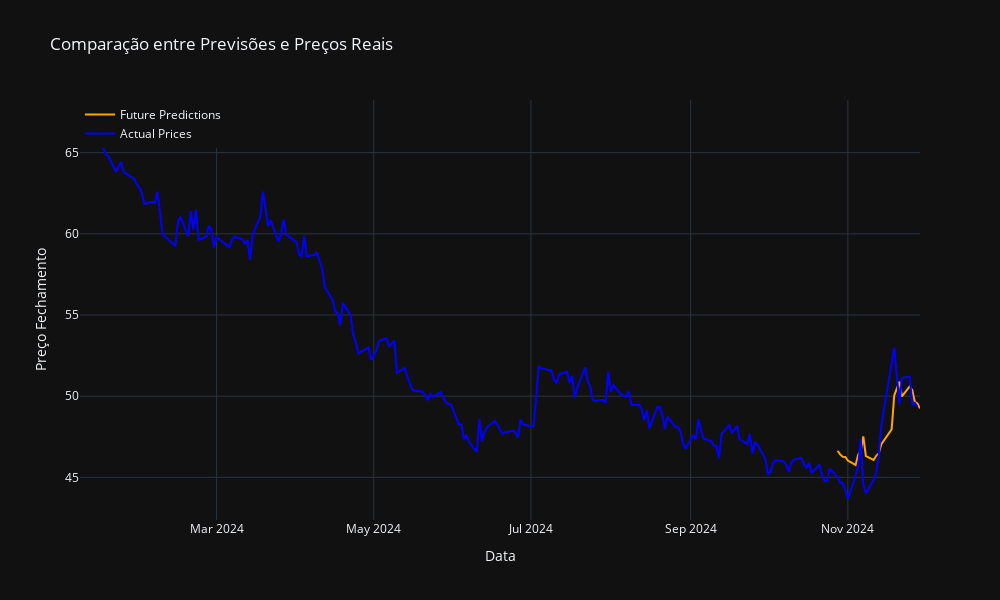

Notebook code for this chart:
### Code cell
import pandas as pd
import numpy as np
import datetime
import yfinance as yf
import matplotlib.pyplot as plt
from tensorflow.keras.models import Sequential
from tensorflow.keras.optimizers import Adam
from tensorflow.keras import layers
# Buscar preços reais
import plotly.graph_objects as go


# Função para converter string em datetime
def str_to_datetime(s):
    split = s.split('-')
    year, month, day = int(split[0]), int(split[1]), int(split[2])
    return datetime.datetime(year=year, month=month, day=day)


# Função para criar janelas de dados
def df_to_windowed_df(dataframe, first_date_str, last_date_str, n):
    first_date = str_to_datetime(first_date_str)
    last_date = str_to_datetime(last_date_str)

    target_date = first_date
    dates = []
    X, Y = [], []

    last_time = False
    while True:
        df_subset = dataframe.loc[:target_date].tail(n + 1)

        if len(df_subset) != n + 1:
            print(f'Erro: Janela de tamanho {n} é muito grande para a data {target_date}')
            return None

        values = df_subset['Close'].to_numpy()
        x, y = values[:-1], values[-1]

        dates.append(target_date)
        X.append(x)
        Y.append(y)

        next_week = dataframe.loc[target_date:target_date + datetime.timedelta(days=7)]
        if len(next_week) < 2:
            break

        next_datetime_str = str(next_week.head(2).tail(1).index.values[0])
        next_date_str = next_datetime_str.split('T')[0]
        year, month, day = map(int, next_date_str.split('-'))
        next_date = datetime.datetime(year=year, month=month, day=day)

        if last_time:
            break

        target_date = next_date
        if target_date == last_date:
            last_time = True

    ret_df = pd.DataFrame({})
    ret_df['Target Date'] = dates

    X = np.array(X)
    for i in range(n):
        ret_df[f'Target-{n-i}'] = X[:, i]

    ret_df['Target'] = Y

    return ret_df

def adjust_dates_to_available(df, start_date, end_date):
    if start_date not in df.index:
        start_date = df.index[df.index.get_indexer([start_date], method='nearest')[0]]
        print(f'Data inicial ajustada para {start_date}')

    if end_date not in df.index:
        end_date = df.index[df.index.get_indexer([end_date], method='nearest')[0]]
        print(f'Data final ajustada para {end_date}')
    
    return start_date, end_date

# Função para converter janela para entrada do modelo
def windowed_df_to_date_X_y(windowed_dataframe):
    if windowed_dataframe is None or windowed_dataframe.empty:
        raise ValueError("O DataFrame de janela está vazio ou é None. Verifique as entradas.")

    df_as_np = windowed_dataframe.to_numpy()
    dates = df_as_np[:, 0]
    middle_matrix = df_as_np[:, 1:-1]
    X = middle_matrix.reshape((len(dates), middle_matrix.shape[1], 1))
    Y = df_as_np[:, -1]

    return dates, X.astype(np.float32), Y.astype(np.float32)


# Treinamento do modelo
def train_model(ticker, start_date, end_date, window_size):
    df = yf.Ticker(ticker).history(period='max')
    df = df[['Close']]
    
    # Garantir que o índice seja datetime sem timezone e sem hora
    df.index = pd.to_datetime(df.index).tz_convert(None).normalize()

    # Garantir que start_date e end_date também estejam normalizadas
    start_date = pd.to_datetime(start_date).normalize()
    end_date = pd.to_datetime(end_date).normalize()

    start_date, end_date = adjust_dates_to_available(df, start_date, end_date)

    windowed_df = df_to_windowed_df(df, start_date.strftime('%Y-%m-%d'), end_date.strftime('%Y-%m-%d'), n=window_size)

    if windowed_df is None or windowed_df.empty:
        raise ValueError("Erro: df_to_windowed_df retornou um DataFrame vazio ou None.")

    dates, X, y = windowed_df_to_date_X_y(windowed_df)

    q_80 = int(len(dates) * .8)
    q_90 = int(len(dates) * .9)

    dates_train, X_train, y_train = dates[:q_80], X[:q_80], y[:q_80]
    dates_val, X_val, y_val = dates[q_80:q_90], X[q_80:q_90], y[q_80:q_90]
    dates_test, X_test, y_test = dates[q_90:], X[q_90:], y[q_90:]

    model = Sequential([
        layers.Input((window_size, 1)),
        layers.LSTM(70),
        layers.Dense(32, activation='relu'),
        layers.Dense(32, activation='relu'),
        layers.Dense(1)
    ])

    model.compile(loss='mse',
                  optimizer=Adam(learning_rate=0.001),
                  metrics=['mean_absolute_error'])

    model.fit(X_train, y_train, validation_data=(X_val, y_val), epochs=65)

    return model, dates_test, X_test


# Parâmetros do modelo
ticker = 'UNIP6.SA'
start_date = '2024-01-08'
end_date = '2024-11-29'
window_size = 5

# Treinamento do modelo
model, dates_test, X_test = train_model(ticker, start_date, end_date, window_size)

# Predições para datas futuras
future_predictions = model.predict(X_test).flatten()

# Plot das previsões futuras
plt.figure(figsize=(12, 6))
plt.plot(dates_test, future_predictions, label='Future Predictions', color='orange')
plt.title('Previsões Futuras do Modelo')
plt.xlabel('Data')
plt.ylabel('Preço Fechamento Previsto')
plt.legend()
plt.show()
#=============== in case you have the data
def get_actual_prices(ticker, start_date, end_date):
    df = yf.Ticker(ticker).history(start=start_date, end=end_date)
    df = df[['Close']]
    df.index = pd.to_datetime(df.index).normalize()
    return df


# Buscar preços reais
actual_prices_df = get_actual_prices(ticker, start_date, end_date)
actual_dates = actual_prices_df.index
actual_prices = actual_prices_df['Close'].to_numpy()

# Plot com Plotly
fig = go.Figure()

# Adicionar previsões futuras
fig.add_trace(go.Scatter(
    x=dates_test,
    y=future_predictions,
    mode='lines',
    name='Future Predictions',
    line=dict(color='orange')
))

# Adicionar preços reais
fig.add_trace(go.Scatter(
    x=actual_dates,
    y=actual_prices,
    mode='lines',
    name='Actual Prices',
    line=dict(color='blue')
))

# Layout do gráfico
fig.update_layout(
    title='Comparação entre Previsões e Preços Reais',
    xaxis_title='Data',
    yaxis_title='Preço Fechamento',
    legend=dict(x=0, y=1),
    template='plotly_dark',
    hovermode='x unified',
    width=1000,
    height=600
)

# Mostrar gráfico
fig.show()

### Figure 1 — Plotly figure (JSON) as saved in the notebook; plotly's stock layout.template omitted (floating-point values rounded to 4 significant figures; data arrays with more than 128 entries replaced by an {"elided": "..."} marker saying what was removed)
{"data": [{"line": {"color": "orange"}, "mode": "lines", "name": "Future Predictions", "type": "scatter", "x": ["2024-10-28T00:00:00", "2024-10-29T00:00:00", "2024-10-30T00:00:00", "2024-10-31T00:00:00", "2024-11-01T00:00:00", "2024-11-04T00:00:00", "2024-11-05T00:00:00", "2024-11-06T00:00:00", "2024-11-07T00:00:00", "2024-11-08T00:00:00", "2024-11-11T00:00:00", "2024-11-12T00:00:00", "2024-11-13T00:00:00", "2024-11-14T00:00:00", "2024-11-18T00:00:00", "2024-11-19T00:00:00", "2024-11-21T00:00:00", "2024-11-22T00:00:00", "2024-11-25T00:00:00", "2024-11-26T00:00:00", "2024-11-27T00:00:00", "2024-11-28T00:00:00", "2024-11-29T00:00:00"], "y": [46.64, 46.41, 46.27, 46.25, 46.03, 45.76, 46.38, 46.64, 47.52, 46.3, 46.07, 46.33, 46.48, 47.04, 47.96, 50.04, 50.9, 49.98, 50.59, 50.37, 49.64, 49.55, 49.25]}, {"line": {"color": "blue"}, "mode": "lines", "name": "Actual Prices", "type": "scatter", "x": {"elided": "227 str values"}, "y": {"elided": "227 float values"}}], "layout": {"height": 600, "hovermode": "x unified", "legend": {"x": 0, "y": 1}, "title": {"text": "Comparação entre Previsões e Preços Reais"}, "width": 1000, "xaxis": {"title": {"text": "Data"}}, "yaxis": {"title": {"text": "Preço Fechamento"}}}}
